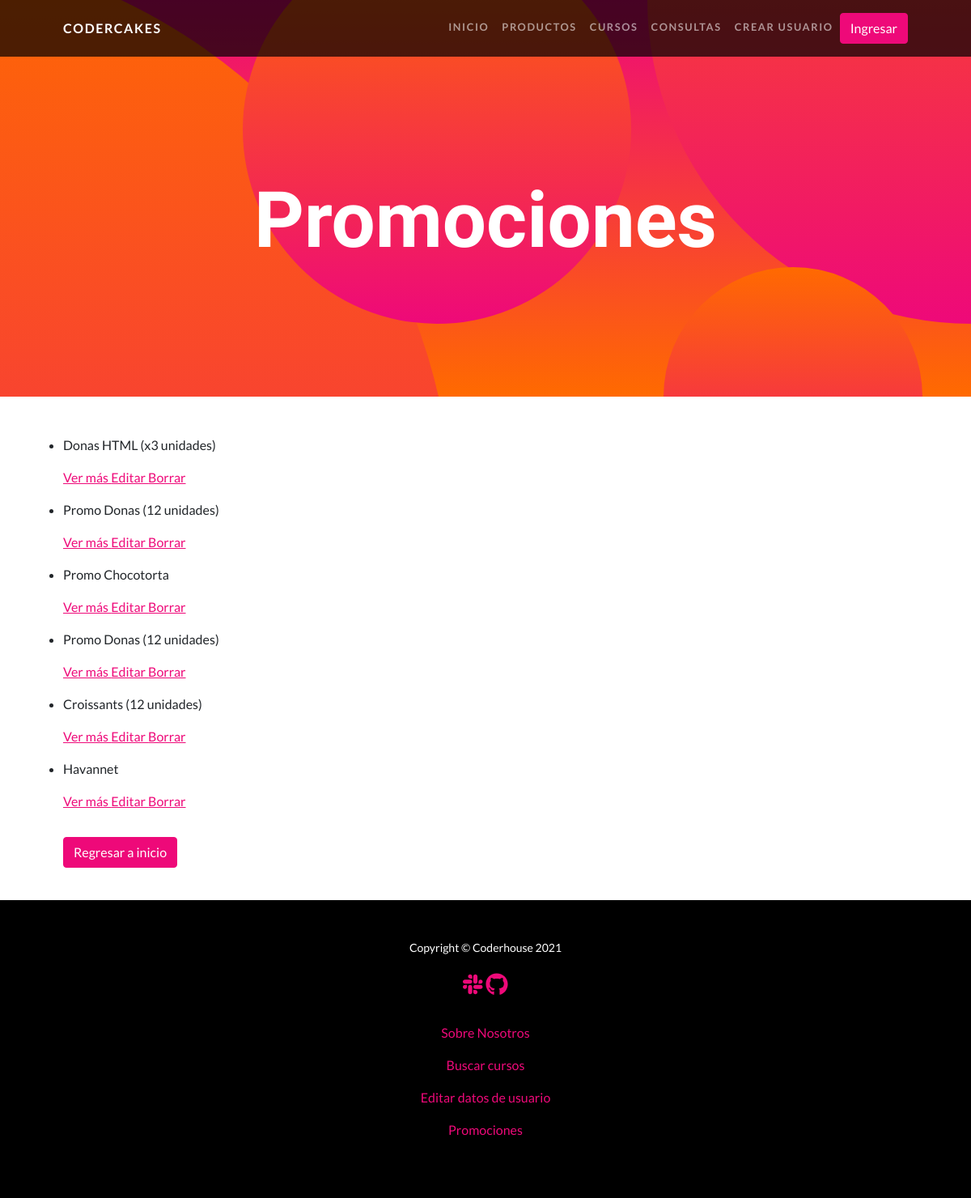
The app's page /AppCoder/producto/list with its own data.
### AppCoder/models.py (models this page shows, shortened)
class Productos(models.Model):
    nombreProd = models.CharField(max_length=40)
    precio = models.IntegerField()

### AppCoder/views.py (the view)
# urls.py: path('producto/list', views.ProductoList.as_view(), name='List'),
class ProductoList(ListView):
    model = Productos
    template_name= "AppCoder/productos_list.html"

### AppCoder/templates/AppCoder/productos_list.html
{% extends "AppCoder/padre.html" %}
{% load static %}
{% block contenido %}
<header class="masthead text-center text-white">
    <div class="masthead-content">
        <div class="container px-5">
            <h1 class="masthead-heading mb-0">Promociones</h1>
        </div>
    </div>
    <div class="bg-circle-1 bg-circle"></div>
    <div class="bg-circle-2 bg-circle"></div>
    <div class="bg-circle-3 bg-circle"></div>
    <div class="bg-circle-4 bg-circle"></div>
</header>
        <section id="scroll">
            <div class="container px-5">
            <br><br>
                <div class="row gx-5 align-items-center">
                        <ul>
                            {% for producto in object_list %}
                                <li>
                                    <p> {{ producto.nombreProd }} </p>
                                    <p>
                                        <a href=" {% url 'Detail' producto.id %} "> Ver más </a>
                                        <a href=" {% url 'Edit' producto.id %} "> Editar </a>
                                        <a href=" {% url 'Delete' producto.id %} "> Borrar </a>
                                    </p>
                                </li>
                            {% endfor %}
                        </ul>
                        <p>
                            <a class="btn btn-primary" href="{% url 'Inicio' %}">Regresar a inicio</a>
                        </p>
                </div>
                <br>
            </div>
        </section>
{% endblock %}

### records on screen
Productos: nombreProd "Donas HTML (x3 unidades)"
Productos: nombreProd "Promo Donas (12 unidades)"
Productos: nombreProd "Promo Chocotorta"
Productos: nombreProd "Promo Donas (12 unidades)"
Productos: nombreProd "Croissants (12 unidades)"
Productos: nombreProd "Havannet"
